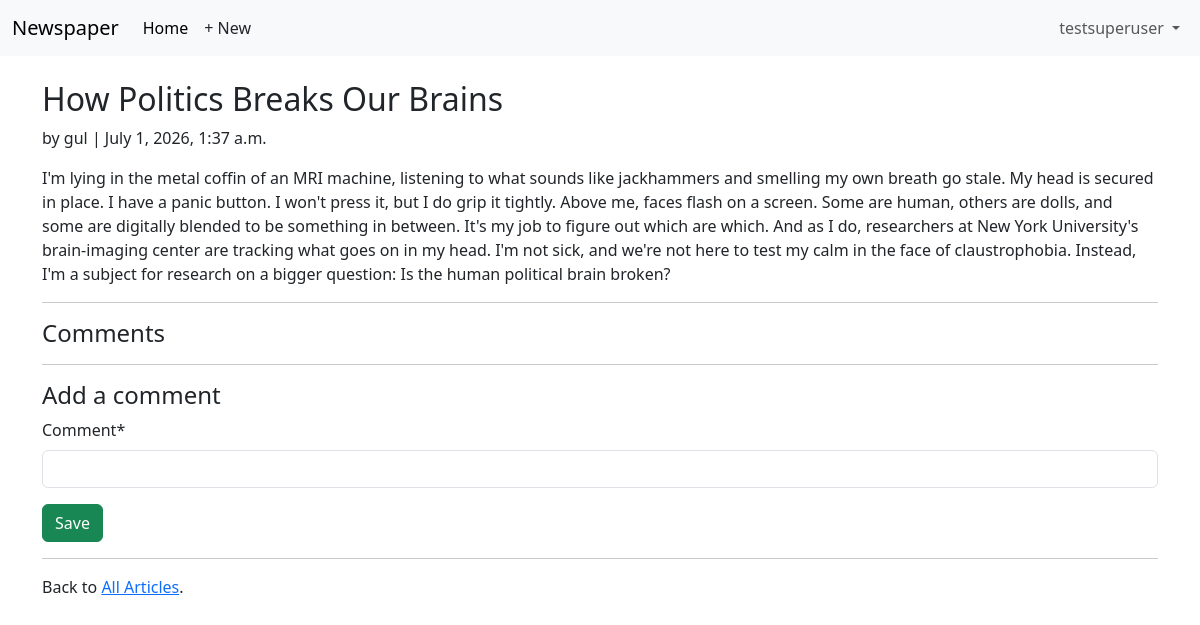
Screenshot of /articles/1/ (signed in) with the database file from the repository.
### accounts/models.py (models this page shows)
class CustomUser(AbstractUser):
    age= models.PositiveIntegerField(null=True, blank=True)

### articles/models.py (models this page shows, shortened)
class Article(models.Model):
    title= models.CharField(max_length=255)
    body=models.TextField()
    date=models.DateTimeField(auto_now_add=True)
    author = models.ForeignKey(
        settings.AUTH_USER_MODEL,
        on_delete=models.CASCADE,
        )

### articles/views.py (the view, shortened to what this page needs)
# urls.py: path("<int:pk>/", ArticleDetailView.as_view(),
class ArticleDetailView(LoginRequiredMixin, View):
    def get(self, request, *args, **kwargs):
        view = CommentGet.as_view()
        return view(request, *args, **kwargs)

### articles/forms.py
class CommentForm(forms.ModelForm):
    class Meta:
        model= Comment
        fields= ("comment",)

### articles/views.py (called while the page is built)
    def get_context_data(self, **kwargs):
        context = super().get_context_data(**kwargs)
        context["form"] = CommentForm()
        return context

### templates/article_detail.html (shortened to what this page needs)
{% extends "base.html" %}
{% load crispy_forms_tags %}
{% block content %}
<div class="article-entry">
    <h2>{{ object.title }}</h2>
    <p>by {{ object.author }} | {{ object.date }}</p>
    <p>{{ object.body }}</p>
</div>
<hr>
<h4>Comments</h4>
<hr>
<h4>Add a comment</h4>
<form action="" method="post">{% csrf_token %}
    {{ form|crispy }}
    <button class="btn btn-success ms2" type="submit">Save</button>
</form>
<hr>
<div>
    <p>Back to <a href="{% url 'article_list' %}">All Articles</a>.</p>
</div>
{% endblock content %}

### templates/base.html (shortened to what this page needs)
<!DOCTYPE html>
<html>
<head>
    <link href="https://cdn.jsdelivr.net/npm/bootstrap@5.3.3/dist/css/bootstrap.min.css" rel="stylesheet"
>
</head>
<body>
    <nav class="navbar navbar-expand-lg bg-body-tertiary">
        <div class="container-fluid">
            <a class="navbar-brand" href="{% url 'home' %}">Newspaper</a>
            <div class="collapse navbar-collapse" id="navbarSupportedContent">
                <ul class="navbar-nav me-auto mb-2 mb-lg-0">
                    <li class="nav-item">
                        <a class="nav-link active" aria-current="page" href="{% url 'home' %}">Home</a>
                    </li>
                    {% if user.is_authenticated %}
                    <li><a href="{% url 'article_new' %}" class="nav-link px-2 link-dark">+ New</a>
                    </li>
                </ul>
                <ul class="navbar-nav">
                    <li class="nav-item dropdown">
                        <a class="nav-link dropdown-toggle" href="#" role="button" data-bs-toggle="dropdown"
                            aria-expanded="false">
                            {{ user.username }}
                        </a>
                    </li>
                </ul>
                {% else %}
                </ul>
                <div class="d-flex">
                    <a href="{% url 'login' %}" class="btn btn-outline-secondary">Log in</a>
                    <a href="{% url 'signup' %}" class="btn btn-primary ms-2">Sign up</a>
                </div>
                {% endif %}
            </div>
        </div>
    </nav>
    <main class="container mt-4">
        {% block content %}
        {% endblock content %}
    </main>
</body>
</html>

### rows the page displays
CustomUser: username "testsuperuser"
Article: title "How Politics Breaks Our Brains", author "gul", date "July 1, 2026, 1:37 a.m.", body "I'm lying in the metal coffin of an MRI machine, listening to what sounds like jackhammers and smelling my own breath go stale. My head is secured in place. I have a panic button. I won't press it, but I do grip it tightly. Above me, faces flash on a screen. Some are human, others are dolls, and some are digitally blended to be something in between. It's my job to figure out which are which. And as I do, researchers at New York University's brain-imaging center are tracking what goes on in my head. I'm not sick, and we're not here to test my calm in the face of claustrophobia. Instead, I'm a subject for research on a bigger question: Is the human political brain broken?"
